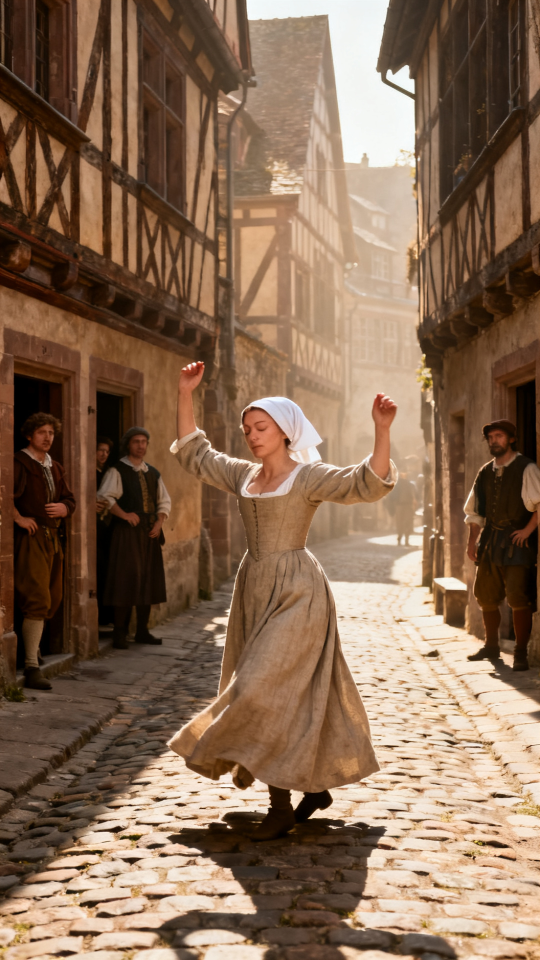
#> input picture shorts/dancing-plague/build/footage/cand/S01_b.jpg, 1080 x 1920 px (shown at 1/2 size)
$ python -i prep_footage.py   (imports and definitions only)
#> lines starting #> are read from the running program, lines starting #| are printed output that depends on the picture
#> further down, picture is the input picture: PIL image 1080x1920 RGB; mean R, G, B 135.4, 107, 84.4
"""Footage for every scene: parts/Sxx/video.mp4 (WAN clip) or parts/Sxx/still.png (Ken Burns still), plus film.png.

Only the key scenes are WAN clips (user rule from mystery episode 2: 3-4 video scenes, the rest stills moved by
a slow Ken Burns camera in EffectCraft, one clip per scene at most). A WAN clip is about 5 s and is slowed to
fit its scene and motion-interpolated to 30 fps (ffmpeg minterpolate at 720x1280, then scaled to 1080x1920).
Stills get the same colour grade as the clips. film.png is a soft vignette that sits over every scene in the
main comp. scenes/Sxx.png previews (scene still + overlay) are written too.
"""
import json
import os
import subprocess
import sys

import numpy as np
from PIL import Image, ImageEnhance, ImageFilter

from gen_footage import PICK

ROOT = os.path.dirname(os.path.abspath(__file__))
FOOT = os.path.join(ROOT, "footage")
W, H = 1080, 1920
PAD = 0.2      # scene precomps run 0.2 s past their end
SPLIT = {}   # scene-local second where a second clip starts (not used: one clip per scene)
GRADE = ("eq=saturation=0.86:contrast=1.05:gamma=0.98,colorbalance=rs=0.03:bs=-0.03:rm=0.02:bm=-0.02,"
         "noise=alls=7:allf=t")


# [42 lines left out: functions probe, fit, scene_video, not called in this run]


def grade(im):
    im = im.convert("RGB").resize((W, H), Image.LANCZOS)
    return ImageEnhance.Contrast(ImageEnhance.Color(im).enhance(0.86)).enhance(1.05).convert("RGBA")


def archive_frame(im):
    """A real archive image (photos/, user rule from mystery episode 4) shown whole: fitted inside the frame
    between the label band and the subtitles, over a blurred, darkened copy of itself. Not colour-graded."""
    im = im.convert("RGB")
    sw, sh = im.size
#> sw = 1080; sh = 1920
    s = max(W / sw, H / sh)
#> s = 1
    bg = im.resize((round(sw * s), round(sh * s)), Image.LANCZOS)
    bg = bg.crop(((bg.width - W) // 2, (bg.height - H) // 2, (bg.width - W) // 2 + W, (bg.height - H) // 2 + H))
    bg = ImageEnhance.Brightness(bg.filter(ImageFilter.GaussianBlur(28))).enhance(0.4)
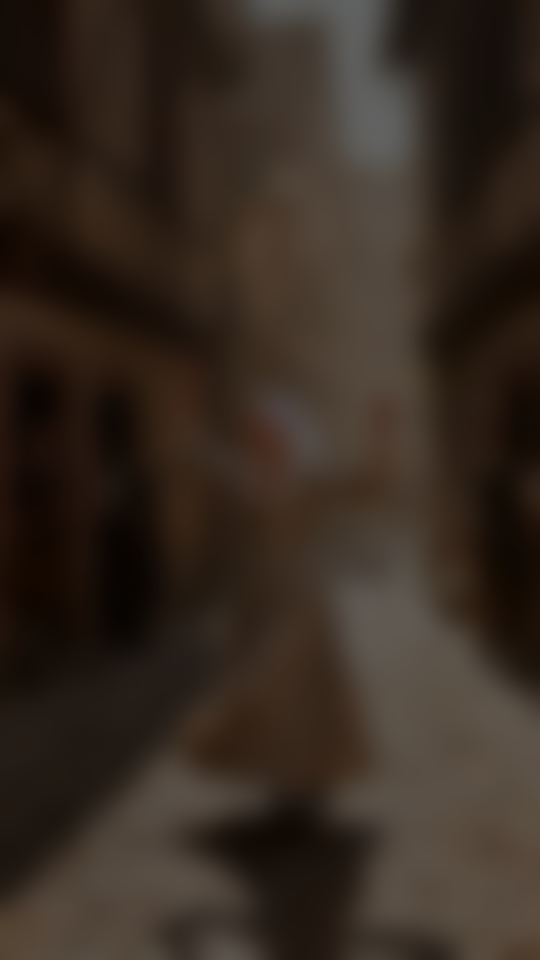
#> bg: PIL image 1080x1920 RGB (shown at 1/2 size); mean R, G, B 53.9, 42.5, 33.4
    box_w, box_h, top = 960, 1060, 340
    s = min(box_w / sw, box_h / sh)
#> s = 0.552
    fg = im.resize((round(sw * s), round(sh * s)), Image.LANCZOS)
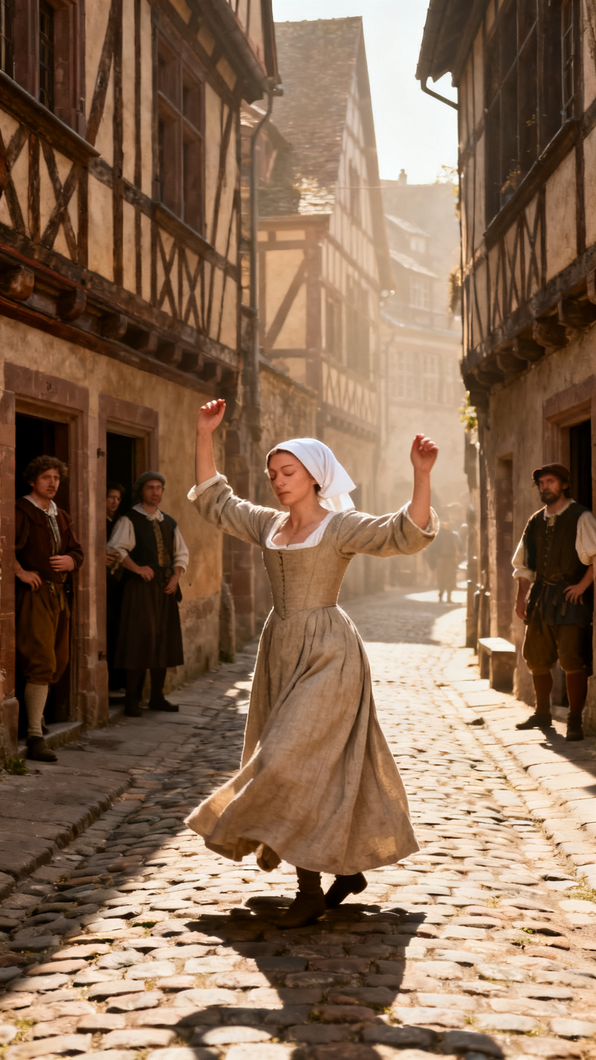
#> fg: PIL image 596x1060 RGB; mean R, G, B 135.4, 107, 84.4
    bg.paste(fg, ((W - fg.width) // 2, top + (box_h - fg.height) // 2))
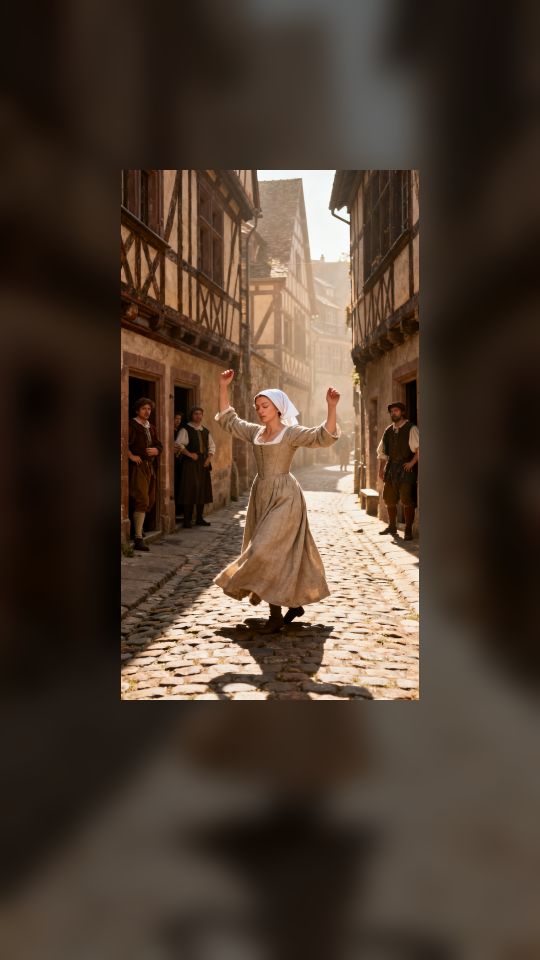
#> bg: PIL image 1080x1920 RGB (shown at 1/2 size); mean R, G, B 76.6, 60.5, 47.7
    return bg.convert("RGBA")


# [16 lines left out: functions load_src, scene_still, not called in this run]


def still(name):
    """Picked Seedream still with the same grade (for scene previews, storyboard and thumbnail)."""
    return grade(Image.open(os.path.join(FOOT, "cand", f"{name}_{PICK.get(name, 'a')}.jpg")))


# [24 lines left out: functions film, main, not called in this run]


# [2 lines not run here, left out]

>>> from PIL import Image
>>> picture = Image.open('../../dancing-plague/build/footage/cand/S01_b.jpg')
>>> result = archive_frame(picture)
